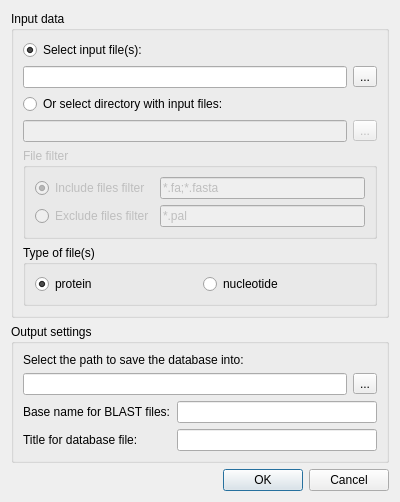
<?xml version="1.0" encoding="UTF-8"?>
<ui version="4.0">
 <class>MakeBlastDbDialog</class>
 <widget class="QDialog" name="MakeBlastDbDialog">
  <property name="geometry">
   <rect>
    <x>0</x>
    <y>0</y>
    <width>400</width>
    <height>523</height>
   </rect>
  </property>
  <property name="maximumSize">
   <size>
    <width>16777215</width>
    <height>523</height>
   </size>
  </property>
  <property name="windowTitle">
   <string>Make Blast Database</string>
  </property>
  <layout class="QVBoxLayout" name="verticalLayout">
   <property name="sizeConstraint">
    <enum>QLayout::SetMinAndMaxSize</enum>
   </property>
   <item>
    <widget class="QGroupBox" name="inputData">
     <property name="title">
      <string>Input data</string>
     </property>
     <layout class="QVBoxLayout" name="verticalLayout_2">
      <property name="sizeConstraint">
       <enum>QLayout::SetMinAndMaxSize</enum>
      </property>
      <item>
       <widget class="QRadioButton" name="inputFilesRadioButton">
        <property name="text">
         <string>Select input file(s):</string>
        </property>
        <property name="checked">
         <bool>true</bool>
        </property>
        <attribute name="buttonGroup">
         <string notr="true">buttonGroup_2</string>
        </attribute>
       </widget>
      </item>
      <item>
       <layout class="QHBoxLayout" name="inputFilesLayout">
        <property name="sizeConstraint">
         <enum>QLayout::SetMinAndMaxSize</enum>
        </property>
        <item>
         <widget class="QLineEdit" name="inputFilesLineEdit"/>
        </item>
        <item>
         <widget class="QToolButton" name="inputFilesToolButton">
          <property name="text">
           <string>...</string>
          </property>
         </widget>
        </item>
       </layout>
      </item>
      <item>
       <widget class="QRadioButton" name="inputDirRadioButton">
        <property name="text">
         <string>Or select directory with input files:</string>
        </property>
        <attribute name="buttonGroup">
         <string notr="true">buttonGroup_2</string>
        </attribute>
       </widget>
      </item>
      <item>
       <layout class="QHBoxLayout" name="inputFilesLayout_2">
        <property name="sizeConstraint">
         <enum>QLayout::SetMaximumSize</enum>
        </property>
        <item>
         <widget class="QLineEdit" name="inputDirLineEdit">
          <property name="enabled">
           <bool>false</bool>
          </property>
         </widget>
        </item>
        <item>
         <widget class="QToolButton" name="inputDirToolButton">
          <property name="enabled">
           <bool>false</bool>
          </property>
          <property name="text">
           <string>...</string>
          </property>
         </widget>
        </item>
       </layout>
      </item>
      <item>
       <widget class="QGroupBox" name="filterGroupBox">
        <property name="enabled">
         <bool>false</bool>
        </property>
        <property name="title">
         <string>File filter</string>
        </property>
        <layout class="QVBoxLayout" name="verticalLayout_4">
         <property name="sizeConstraint">
          <enum>QLayout::SetMinAndMaxSize</enum>
         </property>
         <item>
          <layout class="QGridLayout" name="gridLayout_2">
           <property name="sizeConstraint">
            <enum>QLayout::SetMinAndMaxSize</enum>
           </property>
           <item row="0" column="0">
            <widget class="QRadioButton" name="includeFilterRadioButton">
             <property name="text">
              <string>Include files filter</string>
             </property>
             <property name="checked">
              <bool>true</bool>
             </property>
            </widget>
           </item>
           <item row="0" column="1">
            <widget class="QLineEdit" name="includeFFLineEdit">
             <property name="text">
              <string>*.fa;*.fasta</string>
             </property>
            </widget>
           </item>
           <item row="1" column="0">
            <widget class="QRadioButton" name="excludeFilterRadioButton">
             <property name="text">
              <string>Exclude files filter</string>
             </property>
            </widget>
           </item>
           <item row="1" column="1">
            <widget class="QLineEdit" name="excludeFFLineEdit">
             <property name="enabled">
              <bool>false</bool>
             </property>
             <property name="text">
              <string>*.pal</string>
             </property>
            </widget>
           </item>
          </layout>
         </item>
        </layout>
       </widget>
      </item>
      <item>
       <widget class="QGroupBox" name="groupBox">
        <property name="title">
         <string>Type of file(s)</string>
        </property>
        <layout class="QHBoxLayout" name="horizontalLayout">
         <property name="sizeConstraint">
          <enum>QLayout::SetMaximumSize</enum>
         </property>
         <item>
          <widget class="QRadioButton" name="proteinTypeRadioButton">
           <property name="text">
            <string>protein</string>
           </property>
           <property name="checked">
            <bool>true</bool>
           </property>
          </widget>
         </item>
         <item>
          <widget class="QRadioButton" name="nucleotideTypeRadioButton">
           <property name="text">
            <string>nucleotide</string>
           </property>
          </widget>
         </item>
        </layout>
       </widget>
      </item>
     </layout>
    </widget>
   </item>
   <item>
    <widget class="QGroupBox" name="outputData">
     <property name="title">
      <string>Output settings</string>
     </property>
     <layout class="QVBoxLayout" name="verticalLayout_3">
      <property name="sizeConstraint">
       <enum>QLayout::SetMinAndMaxSize</enum>
      </property>
      <item>
       <widget class="QLabel" name="label_2">
        <property name="sizePolicy">
         <sizepolicy hsizetype="Preferred" vsizetype="Fixed">
          <horstretch>0</horstretch>
          <verstretch>0</verstretch>
         </sizepolicy>
        </property>
        <property name="text">
         <string>Select the path to save the database into:</string>
        </property>
       </widget>
      </item>
      <item>
       <layout class="QHBoxLayout" name="databasePathLayout">
        <property name="sizeConstraint">
         <enum>QLayout::SetMinAndMaxSize</enum>
        </property>
        <item>
         <widget class="QLineEdit" name="databasePathLineEdit"/>
        </item>
        <item>
         <widget class="QToolButton" name="databasePathToolButton">
          <property name="text">
           <string>...</string>
          </property>
         </widget>
        </item>
       </layout>
      </item>
      <item>
       <layout class="QGridLayout" name="gridLayout">
        <property name="sizeConstraint">
         <enum>QLayout::SetMinAndMaxSize</enum>
        </property>
        <item row="0" column="0">
         <widget class="QLabel" name="label_3">
          <property name="text">
           <string>Base name for BLAST files:</string>
          </property>
         </widget>
        </item>
        <item row="0" column="1">
         <widget class="QLineEdit" name="baseNamelineEdit"/>
        </item>
        <item row="1" column="0">
         <widget class="QLabel" name="label_4">
          <property name="text">
           <string>Title for database file:</string>
          </property>
         </widget>
        </item>
        <item row="1" column="1">
         <widget class="QLineEdit" name="databaseTitleLineEdit"/>
        </item>
       </layout>
      </item>
     </layout>
    </widget>
   </item>
   <item>
    <widget class="QDialogButtonBox" name="buttonBox">
     <property name="standardButtons">
      <set>QDialogButtonBox::Cancel|QDialogButtonBox::Ok</set>
     </property>
    </widget>
   </item>
  </layout>
 </widget>
 <resources/>
 <connections>
  <connection>
   <sender>inputDirRadioButton</sender>
   <signal>toggled(bool)</signal>
   <receiver>inputDirLineEdit</receiver>
   <slot>setEnabled(bool)</slot>
   <hints>
    <hint type="sourcelabel">
     <x>199</x>
     <y>79</y>
    </hint>
    <hint type="destinationlabel">
     <x>183</x>
     <y>109</y>
    </hint>
   </hints>
  </connection>
  <connection>
   <sender>inputDirRadioButton</sender>
   <signal>toggled(bool)</signal>
   <receiver>inputDirToolButton</receiver>
   <slot>setEnabled(bool)</slot>
   <hints>
    <hint type="sourcelabel">
     <x>199</x>
     <y>79</y>
    </hint>
    <hint type="destinationlabel">
     <x>376</x>
     <y>109</y>
    </hint>
   </hints>
  </connection>
  <connection>
   <sender>inputFilesRadioButton</sender>
   <signal>toggled(bool)</signal>
   <receiver>inputFilesLineEdit</receiver>
   <slot>setEnabled(bool)</slot>
   <hints>
    <hint type="sourcelabel">
     <x>199</x>
     <y>19</y>
    </hint>
    <hint type="destinationlabel">
     <x>183</x>
     <y>49</y>
    </hint>
   </hints>
  </connection>
  <connection>
   <sender>inputFilesRadioButton</sender>
   <signal>toggled(bool)</signal>
   <receiver>inputFilesToolButton</receiver>
   <slot>setEnabled(bool)</slot>
   <hints>
    <hint type="sourcelabel">
     <x>199</x>
     <y>19</y>
    </hint>
    <hint type="destinationlabel">
     <x>376</x>
     <y>49</y>
    </hint>
   </hints>
  </connection>
  <connection>
   <sender>inputDirRadioButton</sender>
   <signal>toggled(bool)</signal>
   <receiver>filterGroupBox</receiver>
   <slot>setEnabled(bool)</slot>
   <hints>
    <hint type="sourcelabel">
     <x>199</x>
     <y>105</y>
    </hint>
    <hint type="destinationlabel">
     <x>199</x>
     <y>202</y>
    </hint>
   </hints>
  </connection>
  <connection>
   <sender>includeFilterRadioButton</sender>
   <signal>toggled(bool)</signal>
   <receiver>includeFFLineEdit</receiver>
   <slot>setEnabled(bool)</slot>
   <hints>
    <hint type="sourcelabel">
     <x>97</x>
     <y>194</y>
    </hint>
    <hint type="destinationlabel">
     <x>268</x>
     <y>194</y>
    </hint>
   </hints>
  </connection>
  <connection>
   <sender>excludeFilterRadioButton</sender>
   <signal>toggled(bool)</signal>
   <receiver>excludeFFLineEdit</receiver>
   <slot>setEnabled(bool)</slot>
   <hints>
    <hint type="sourcelabel">
     <x>97</x>
     <y>225</y>
    </hint>
    <hint type="destinationlabel">
     <x>268</x>
     <y>225</y>
    </hint>
   </hints>
  </connection>
 </connections>
 <buttongroups>
  <buttongroup name="buttonGroup_2">
   <property name="exclusive">
    <bool>true</bool>
   </property>
  </buttongroup>
 </buttongroups>
</ui>
